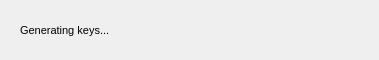
<?xml version="1.0" encoding="UTF-8"?>
<ui version="4.0">
 <class>generating_key_window</class>
 <widget class="QDialog" name="generating_key_window">
  <property name="geometry">
   <rect>
    <x>0</x>
    <y>0</y>
    <width>379</width>
    <height>60</height>
   </rect>
  </property>
  <property name="font">
   <font>
    <pointsize>16</pointsize>
   </font>
  </property>
  <property name="windowTitle">
   <string>Dialog</string>
  </property>
  <widget class="QLabel" name="name_label">
   <property name="geometry">
    <rect>
     <x>20</x>
     <y>20</y>
     <width>341</width>
     <height>21</height>
    </rect>
   </property>
   <property name="sizeIncrement">
    <size>
     <width>4</width>
     <height>6</height>
    </size>
   </property>
   <property name="font">
    <font>
     <pointsize>8</pointsize>
    </font>
   </property>
   <property name="text">
    <string>Generating keys...</string>
   </property>
  </widget>
 </widget>
 <resources/>
 <connections/>
</ui>
